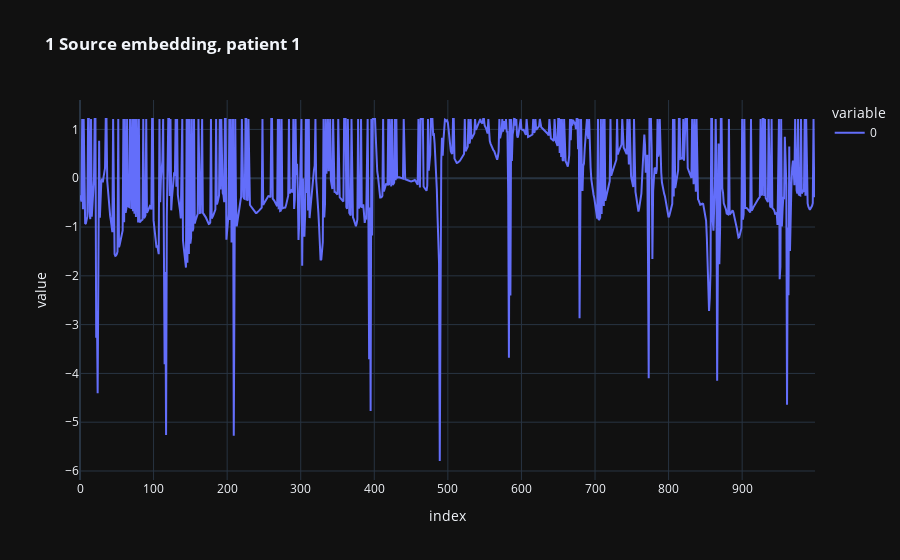

The notebook cell saved with this chart:
### Code cell
plot_signal(train_info1["features_all"].numpy().squeeze()[0,:], title="<b><b>1 Source embedding, patient 1</b></b>")

### Figure 1 — Plotly figure (JSON) as saved in the notebook; plotly's stock layout.template omitted (floating-point values rounded to 4 significant figures; data arrays with more than 128 entries replaced by an {"elided": "..."} marker saying what was removed)
{"data": [{"hovertemplate": "variable=0<br>index=%{x}<br>value=%{y}<extra></extra>", "legendgroup": "0", "line": {"color": "#636efa", "dash": "solid"}, "marker": {"symbol": "circle"}, "mode": "lines", "name": "0", "orientation": "v", "showlegend": true, "type": "scatter", "x": {"elided": "1000 int values"}, "xaxis": "x", "y": {"elided": "1000 float values"}, "yaxis": "y"}], "layout": {"autosize": true, "legend": {"title": {"text": "variable"}, "tracegroupgap": 0}, "title": {"text": "<b><b>1 Source embedding, patient 1</b></b>"}, "xaxis": {"anchor": "y", "autorange": true, "domain": [0, 1], "range": [0, 999], "title": {"text": "index"}, "type": "linear"}, "yaxis": {"anchor": "x", "autorange": true, "domain": [0, 1], "range": [-6.184, 1.603], "title": {"text": "value"}, "type": "linear"}}}
